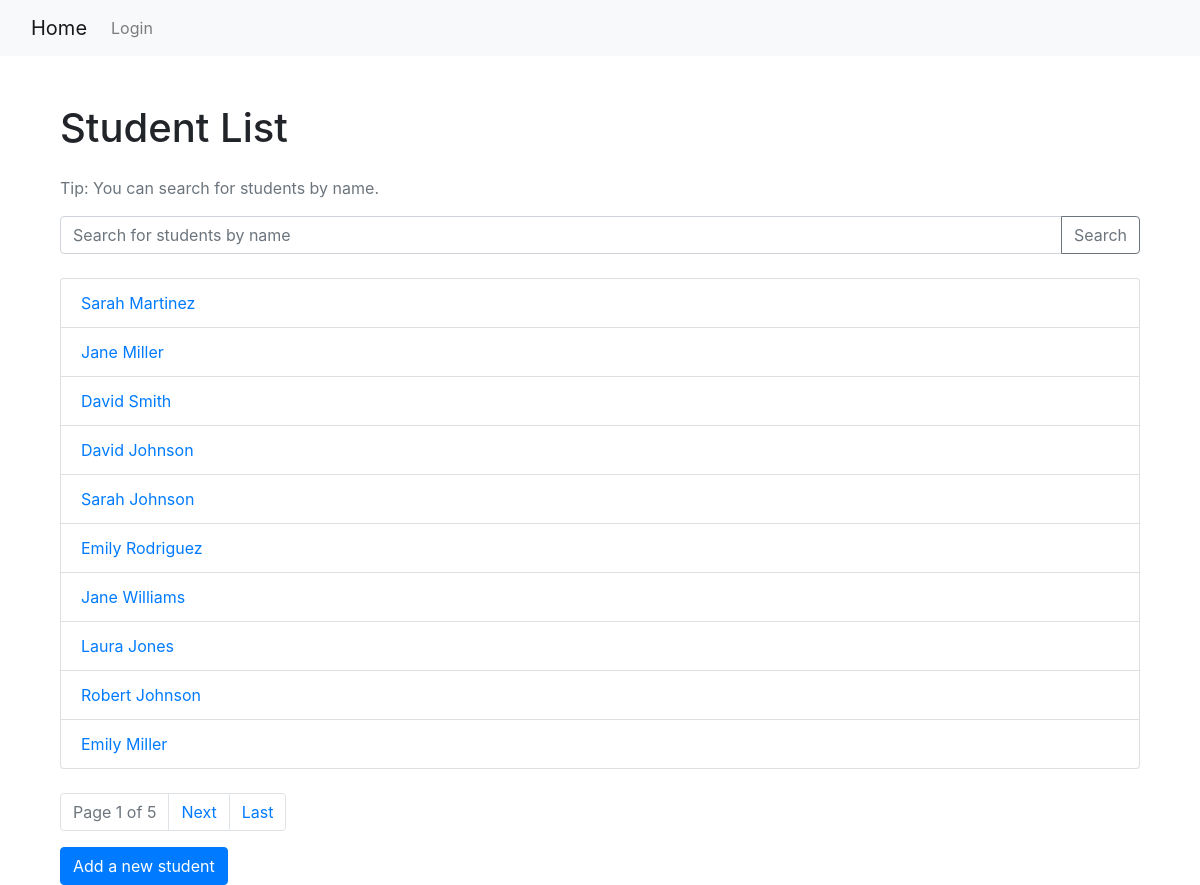
The page / on the database its author committed.
### students/models.py (models this page shows, shortened)
class Student(models.Model):
    first_name = models.CharField(max_length=30)
    last_name = models.CharField(max_length=30)
    email = models.EmailField()
    date_of_birth = models.DateField()
    enrollment_date = models.DateField()
    grade = models.IntegerField()

### students/views.py (the view)
# urls.py: path('', views.student_list, name='student_list'),  # List all students
def student_list(request):
    query = request.GET.get('q')  # Get the search query from the URL (if any)
    if query:
        students = Student.objects.filter(
            first_name__icontains=query
        ) | Student.objects.filter(
            last_name__icontains=query
        )
    else:
        students = Student.objects.all()  # Get all students if no search query
    paginator = Paginator(students, 10)  # 10 students per page
    page_number = request.GET.get('page')  # Get the current page number
    page_obj = paginator.get_page(page_number)  # Get the appropriate page of students
    return render(request, 'students/student_list.html', {'page_obj': page_obj, 'students': page_obj})

### students/templates/students/student_list.html (shortened to what this page needs)
{% extends 'base.html' %}
{% block content %}
    <div class="container mt-5">
        <h1 class="mb-4">Student List</h1>
        <p class="text-muted">Tip: You can search for students by name.</p>
        <form method="GET" action="{% url 'student_list' %}" class="mb-4">
            <div class="input-group">
                <input type="text" name="q" class="form-control" placeholder="Search for students by name" value="{{ request.GET.q }}">
                <div class="input-group-append">
                    <button class="btn btn-outline-secondary" type="submit">Search</button>
                </div>
            </div>
        </form>
        <ul class="list-group mb-4">
            {% if students %}
                {% for student in students %}
                    <li class="list-group-item">
                        <a href="{% url 'student_detail' student.pk %}">{{ student.first_name }} {{ student.last_name }}</a>
                    </li>
                {% endfor %}
            {% else %}
                <li class="list-group-item">No students found matching.</li>
            {% endif %}
        </ul>
        <nav aria-label="Page navigation">
            <ul class="pagination">
                <li class="page-item disabled">
                    <a class="page-link">Page {{ page_obj.number }} of {{ page_obj.paginator.num_pages }}</a>
                </li>
                {% if page_obj.has_next %}
                    <li class="page-item">
                        <a class="page-link" href="?page={{ page_obj.next_page_number }}{% if request.GET.q %}&q={{ request.GET.q }}{% endif %}">Next</a>
                    </li>
                    <li class="page-item">
                        <a class="page-link" href="?page={{ page_obj.paginator.num_pages }}{% if request.GET.q %}&q={{ request.GET.q }}{% endif %}">Last</a>
                    </li>
                {% endif %}
            </ul>
        </nav>
        <a href="{% url 'student_create' %}" class="btn btn-primary">Add a new student</a>
    </div>
{% endblock %}

### templates/base.html (shortened to what this page needs)
<!DOCTYPE html>
<html lang="en">
<head>
    <link href="https://stackpath.bootstrapcdn.com/bootstrap/4.5.2/css/bootstrap.min.css" rel="stylesheet">
</head>
<body>
    <nav class="navbar navbar-expand-lg navbar-light bg-light">
        <div class="container-fluid">
            <a class="navbar-brand" href="{% url 'student_list' %}">Home</a>
            <div class="collapse navbar-collapse" id="navbarNav">
                <ul class="navbar-nav ms-auto">
                    {% if user.is_authenticated %}
                        <li class="nav-item">
                            <form method="POST" action="{% url 'logout' %}" class="nav-link p-0">
                                {% csrf_token %}
                                <button type="submit" class="btn btn-link nav-link" style="padding: 0;">Logout</button>
                            </form>
                        </li>
                    {% else %}
                        <li class="nav-item">
                            <a class="nav-link" href="{% url 'login' %}">Login</a>
                        </li>
                    {% endif %}
                </ul>
            </div>
        </div>
    </nav>
    <div class="container mt-5">
        {% block content %}
        {% endblock %}
    </div>
</body>
</html>

### rows shown on the page
Student: first_name "Sarah", last_name "Martinez"
Student: first_name "Jane", last_name "Miller"
Student: first_name "David", last_name "Smith"
Student: first_name "David", last_name "Johnson"
Student: first_name "Sarah", last_name "Johnson"
Student: first_name "Emily", last_name "Rodriguez"
Student: first_name "Jane", last_name "Williams"
Student: first_name "Laura", last_name "Jones"
Student: first_name "Robert", last_name "Johnson"
Student: first_name "Emily", last_name "Miller"

### other values the page prints
{{ page_obj.number }} "1"
{{ page_obj.paginator.num_pages }} "5"
